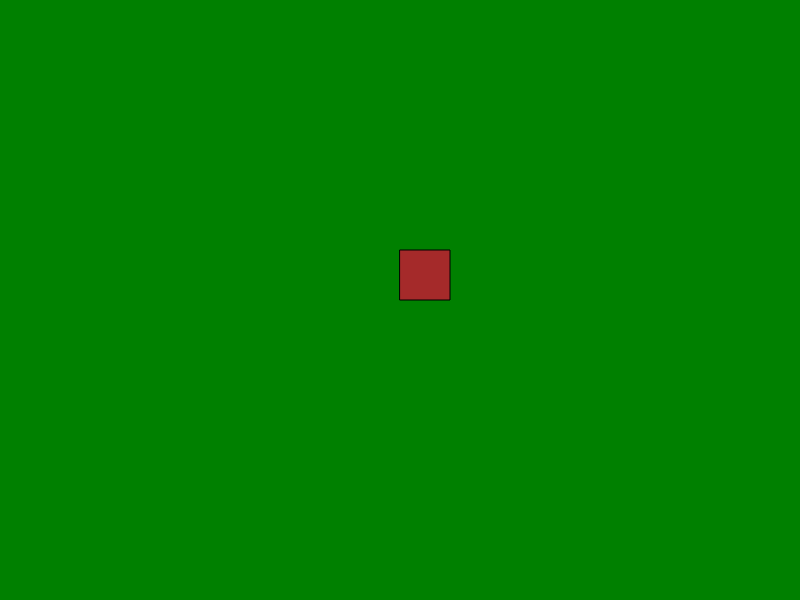
Frame 1 (no input)
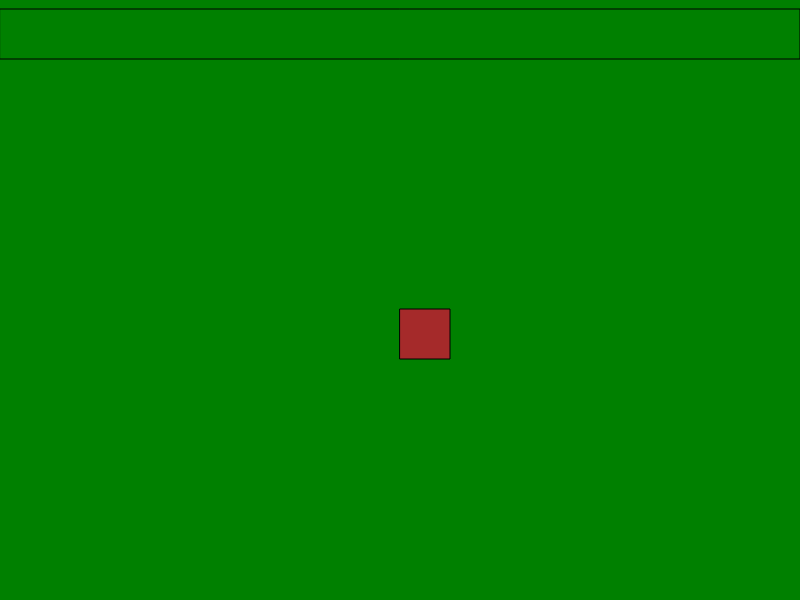
Frame 60 (no input)
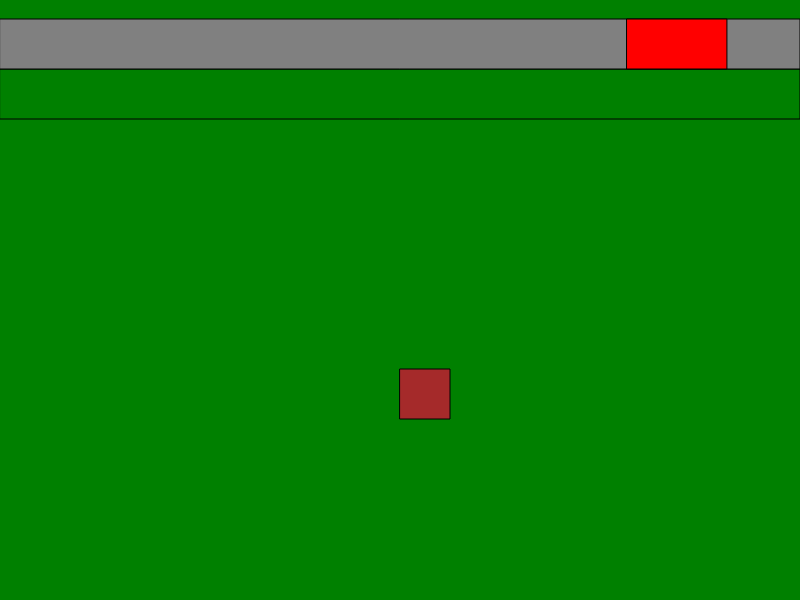
Frame 120 (the mouse pressed at the canvas centre since frame 60)

The p5.js sketch that drew these frames (run headless with seeded random() and noise() and a simulated clock; from frame 60 on, the mouse is pressed at the canvas centre):

// p5.js sketch
// ── sketch.js
CANVAS_WIDTH = 800
CANVAS_HEIGHT = 600
ROW_HEIGHT = 50
NEW_ROW_INTERVAL = 100
CAR_WIDTH = 100

// A row can be a road or a median
let rows = [];
const wilbert = {
    x: CANVAS_WIDTH / 2,
    y: CANVAS_HEIGHT / 2 - ROW_HEIGHT
}

function setup() {
    createCanvas(CANVAS_WIDTH, CANVAS_HEIGHT);
    
}

let gameOver = false;

function draw() {
    background("green");

    if (gameOver) {
        background("red")
        textSize(32);
        text("Game over", 350, 300)
        return
    }

    rows.forEach(row => {
        drawRow(row)
    })

    moveWilbert()
    drawWilbert()
    
    rows.forEach(row => {
        row.y = row.y + 1
    })

    checkGameOver()

    wilbert.y += 1
  

    if (frameCount % ROW_HEIGHT == 0) { 
        // Randomly decide to generate a road with cars or a grassy median
        if (random(0,1) < .6) {
            rows.push(newRoad())
        } else {
            rows.push(newMedian())
        }

        // Filter out rows that go below the bottom of the canvas
        rows = rows.filter(row => {
            return row.y < CANVAS_HEIGHT
        })
    }
}

function checkGameOver() {
    if (wilbert.y > CANVAS_HEIGHT - 50 || checkCollision()) {
        gameOver = true
    }
}

function checkCollision() {
    return rows.some(row => {
        return row.cars.some(car => {
            if (
                wilbert.x + ROW_HEIGHT >= car.x && 
                wilbert.x <= (car.x + CAR_WIDTH) &&
                wilbert.y == car.y
            ) {
                return true
            }
        })
    })
}

let lastVerticalMove = 0
function canMoveVertically() {
    return lastVerticalMove < frameCount- 10
}

let lastHorizontalMove = 0
function canMoveHorizontally() {
    return lastHorizontalMove < frameCount- 10
}

function moveWilbert() {
    if (keyIsDown(DOWN_ARROW) && canMoveVertically()) {
        wilbert.y += ROW_HEIGHT
        lastVerticalMove = frameCount
    } else if (keyIsDown(UP_ARROW) && canMoveVertically()) {
        wilbert.y -= ROW_HEIGHT
        lastVerticalMove = frameCount
    } else if (keyIsDown(LEFT_ARROW) && canMoveHorizontally()) {
        wilbert.x -= ROW_HEIGHT
        lastHorizontalMove = frameCount
    } else if (keyIsDown(RIGHT_ARROW) && canMoveHorizontally()) {
        wilbert.x += ROW_HEIGHT
        lastHorizontalMove = frameCount
    }
}

function drawWilbert() {
    fill("brown")
    rect(wilbert.x, wilbert.y, ROW_HEIGHT, ROW_HEIGHT)
}

// A brand new road that starts at the top of the canvas
function newRoad() {
    return {
        y: 0,
        cars: [newCar()],
        color: "grey"
    }
}

// A brand new median that starts at the top of the canvas
function newMedian() {
    return {
        y: 0,
        cars: [],
        color: "green"
    }
}

// Draw a row, which could be a road or a canvas
function drawRow(row) {
    fill(row.color)
    rect(0, row.y, CANVAS_WIDTH, ROW_HEIGHT)

    // Draw cars on the road
    row.cars.forEach(car => {
        // Make sure car stays on its road
        car.y = row.y
        // Move the car along the road at its assigned speed
        car.x = car.x + car.speed

        // Restart the car when it hits the end of the road
        if (car.x > CANVAS_WIDTH) {
            car.x = 0
        }

        drawCar(car)
    })
}

// Brand new car
function newCar() {
    return {
        x: random(0, CANVAS_WIDTH),
        y: 0,
        speed: random(.5, 3)
    }
}

// Draw a car at (x, y)
function drawCar(car) {
    fill("red")
    rect(car.x, car.y, CAR_WIDTH, ROW_HEIGHT)
}
